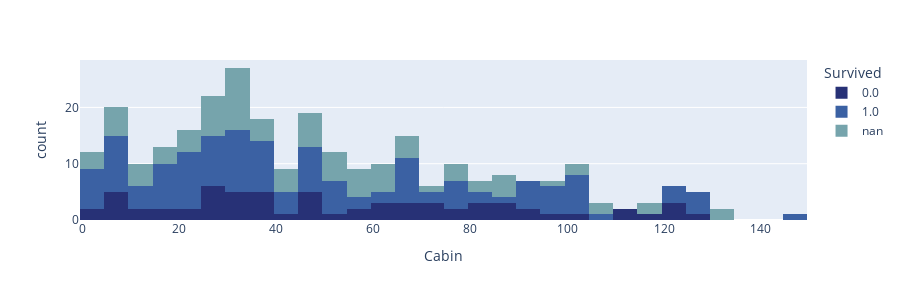

The cell this chart's notebook holds for it:
### Code cell
dfplt = df.copy(deep=True)
dfplt["Survived"] = dfplt["Survived"].astype(str)
fig = px.histogram(dfplt, x="Cabin",color="Survived", height=300,
                   color_discrete_sequence=cm)
fig.show()

### Figure 1 — Plotly figure (JSON) as saved in the notebook; plotly's stock layout.template omitted (floating-point values rounded to 4 significant figures; data arrays with more than 128 entries replaced by an {"elided": "..."} marker saying what was removed)
{"data": [{"bingroup": "x", "hovertemplate": "Survived=0.0<br>Cabin=%{x}<br>count=%{y}<extra></extra>", "legendgroup": "0.0", "marker": {"color": "#273176", "pattern": {"shape": ""}}, "name": "0.0", "orientation": "v", "showlegend": true, "type": "histogram", "x": {"elided": "549 float values"}, "xaxis": "x", "yaxis": "y"}, {"bingroup": "x", "hovertemplate": "Survived=1.0<br>Cabin=%{x}<br>count=%{y}<extra></extra>", "legendgroup": "1.0", "marker": {"color": "#3B61A3", "pattern": {"shape": ""}}, "name": "1.0", "orientation": "v", "showlegend": true, "type": "histogram", "x": {"elided": "342 float values"}, "xaxis": "x", "yaxis": "y"}, {"bingroup": "x", "hovertemplate": "Survived=nan<br>Cabin=%{x}<br>count=%{y}<extra></extra>", "legendgroup": "nan", "marker": {"color": "#76A4AC", "pattern": {"shape": ""}}, "name": "nan", "orientation": "v", "showlegend": true, "type": "histogram", "x": {"elided": "418 float values"}, "xaxis": "x", "yaxis": "y"}], "layout": {"barmode": "relative", "height": 300, "legend": {"title": {"text": "Survived"}, "tracegroupgap": 0}, "margin": {"t": 60}, "xaxis": {"anchor": "y", "domain": [0, 1], "title": {"text": "Cabin"}}, "yaxis": {"anchor": "x", "domain": [0, 1], "title": {"text": "count"}}}}
